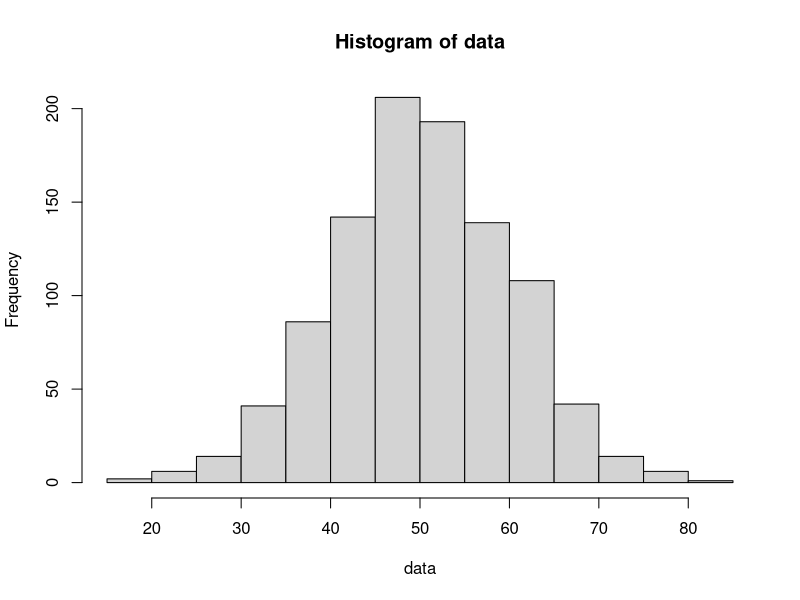
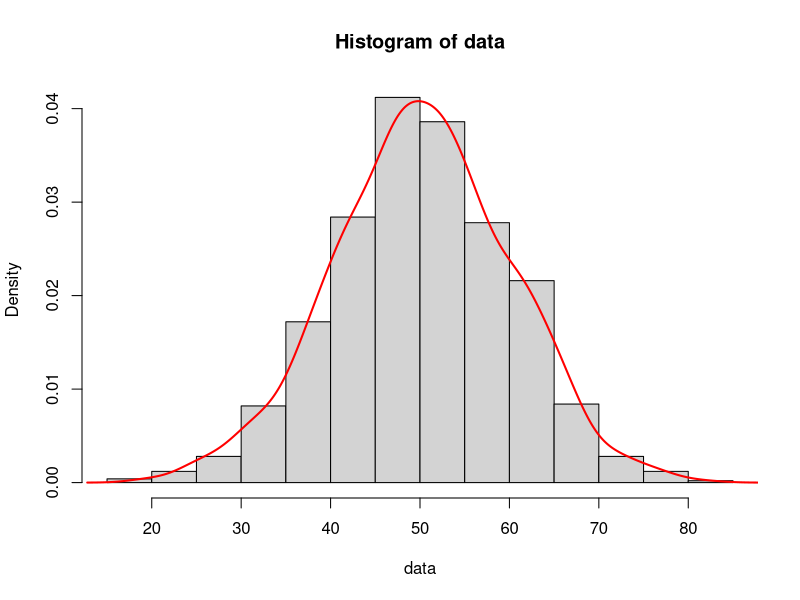

Write the R code that produced these figures, in order.
# How to add bell shaped curve to a histogram?------

# Generate some random data for demonstration
data <- rnorm(1000, mean = 50, sd = 10)

# Create a histogram
hist(data)

# Add a density curve
hist(data,  probability = TRUE)

lines(density(data), col = "red", lwd = 2)
